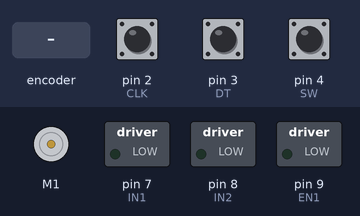
Simulated run of this sketch. Board: Arduino Uno, built with avr-gcc and run on an emulated ATmega328P. On the bench: DC motor (green arrow = forward, orange = backward, longer = faster), switched loads named in the sketch (green lamp = pin HIGH). Inputs (shaded band) come from the test bench; at power-on: pin 2 (CLK) HIGH, pin 3 (DT) HIGH, pin 4 (SW) HIGH. What the sketch prints to the serial monitor is not drawn.

Above: at 0.1 s.
At 2.2 s:
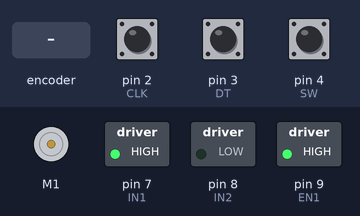
2.3 s: rotary encoder on pin 2 (CLK) / pin 3 (DT) turned 1 step (first pin leading)
4.0 s: rotary encoder on pin 2 (CLK) / pin 3 (DT) turned 3 steps (first pin leading)
6.1 s: rotary encoder on pin 2 (CLK) / pin 3 (DT) turned 1 step (first pin leading)
At 6.8 s:
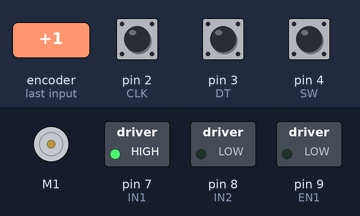
Timing chart, 0 to 9.1 s (numbered marks = the images above; inputs shaded):
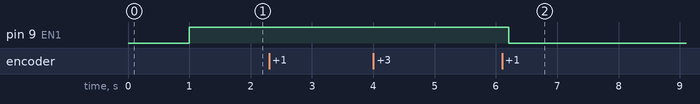

Measured:
- after the input at 2.3 s, every drawn part: stays the same
- after the input at 4.0 s, every drawn part: stays the same
- after the input at 6.1 s, pin 9 (EN1): HIGH → LOW after 0.11 s

The sketch:

Firmware_Stepper.ino
```cpp
// (licence header left out)
#include <Wire.h>
#include <Adafruit_MotorShield.h>
#include <SoftwareSerial.h>
#include "ByteBuf.h"

ByteBuf inPacket;
ByteBuf outPacket;
int recvLen = -1;

SoftwareSerial BTserial(7, 6); // RX | TX

#define TYPE 0x02
#define UID 0x02
#define PROGRAMMING_MODE false
#define NAME "AT+NAMESimly RS-01 0001"
#define PIN "AT+PIN1234"

// Rotary Encoder Inputs
#define CLK 2
#define DT 3
#define SW 4

// Motor outputs
#define IN1 7
#define IN2 8
#define EN1 9

// State assignable by simulation
int desiredCount = 0;

// Rotary encoder status tracker
int counter = 0;
int currentStateCLK;
int lastStateCLK;
String currentDir ="";
unsigned long lastButtonPress = 0;

// Create the motor shield object with the default I2C address
Adafruit_MotorShield AFMS = Adafruit_MotorShield();
Adafruit_DCMotor *myMotorL = AFMS.getMotor(1);

void sendPacket() {
  // Free memory for header + packet
  uint16_t length = outPacket.size();
  uint8_t* data = (uint8_t*) malloc(length + 2);

  // Copy header + packet into new memory
  memcpy(&data[0], &length, 2);
  memcpy(&data[2], outPacket.buffer(), length);

  // Write and flush to ensure packet was sent
  BTserial.write(data, length + 2);
  BTserial.flush();

  // Also write to USB connection for non-BT
  Serial.write(data, length + 2);
  Serial.flush();

  // Reset buffer and free memory
  outPacket.clear();
  free(data);
}

void setup() {
  Serial.begin(9600);
  BTserial.begin(9600);
  delay(1000);

  // Set encoder pins as inputs
  pinMode(CLK, INPUT);
  pinMode(DT, INPUT);
  pinMode(SW, INPUT_PULLUP);
  lastStateCLK = digitalRead(CLK);

  // Set motor pins as outputs
  pinMode(IN1, OUTPUT);
  pinMode(IN2, OUTPUT);
  pinMode(EN1, OUTPUT);

  desiredCount = 5;
  motorRun(true);

  AFMS.begin();  // create with the default frequency 1.6KHz
}

void motorRun(bool right) {
  analogWrite(EN1, 255);  // Max Speed
  digitalWrite(IN1, right ? HIGH : LOW);
  digitalWrite(IN2, right ? LOW : HIGH);
}

void loop() {
  #if PROGRAMMING_MODE
  // Read & Write AT Commands
  if (BTserial.available()) Serial.write(BTserial.read());
  if (Serial.available()) BTserial.write(Serial.read());
#else
  checkPacket();
  handleRotator();
  delay(1);
#endif
}

/*
 * Reads serial, might have to rewrite to have individual decoder state
 */
void checkPacket() {
  if (recvLen == -1) {
    // Check if either Serial interface has a packet available
    if (Serial.available() >= 2) {
      Serial.readBytes(inPacket.buffer(), 2);
    } else if (BTserial.available() >= 2) {
      BTserial.readBytes(inPacket.buffer(), 2);
    } else {
      // Return if no data available
      return;
    }

    // Read the length and clear inpacket
    recvLen = inPacket.readUShort();
    inPacket.clear();
  }

  if (recvLen != -1) {
    // Check if data is available
    if (Serial.available() >= recvLen) {
      Serial.readBytes(inPacket.buffer(), recvLen);
    } else if (BTserial.available() >= recvLen) {
      BTserial.readBytes(inPacket.buffer(), recvLen);
    } else {
      // Return if neither serial ports has (the) packet data
      return;
    }

    // Handle the packet
    inPacket.setWriterIndex(recvLen);
    handlePacket();

    // Clear inPacket/ encoder state
    inPacket.clear();
    recvLen = -1;
  }
}

void handlePacket() {
  desiredCount = inPacket.readInt();
  counter = 0;
  if (desiredCount > 0) {
    myMotorL->setSpeed(255);
    myMotorL->run(RELEASE);
    myMotorL->run(FORWARD);
  } else if (desiredCount < 0) {
    myMotorL->setSpeed(255);
    myMotorL->run(RELEASE);
    myMotorL->run(BACKWARD);
  }
}

void stopMotor() {
  analogWrite(EN1, 0);
  myMotorL->setSpeed(0);
  myMotorL->run(RELEASE);
}

void handleRotator() {
  currentStateCLK = digitalRead(CLK);

  // If state changes, send notification to unreal
  if (currentStateCLK != lastStateCLK  && currentStateCLK == 1){
    outPacket.writeUShort(TYPE);
    outPacket.writeUShort(UID);

    if (digitalRead(DT) != currentStateCLK) {
      // Clockwise
      outPacket.writeInt(1);
      if (desiredCount != 0) {
        counter++;
      }
    } else {
      // Counterclockwise
      outPacket.writeInt(-1);
      if (desiredCount != 0) {
        counter--;
      }
    }
    // Send off update to server
    sendPacket();
  }

  // Check if desired count has been reached
  if ( (desiredCount > 0 && counter >= desiredCount)
  || (desiredCount < 0 && counter <= desiredCount)){
    delay(20); // ensure previous data has been sent
    desiredCount = 0, counter = 0;
    // Send status packet (0 means no dial change)
    outPacket.writeShort(TYPE);
    outPacket.writeShort(UID);
    outPacket.writeInt(0);
    sendPacket();
    stopMotor();
  }

  // Remember last CLK state
  lastStateCLK = currentStateCLK;

  // Read the button state
  int btnState = digitalRead(SW);
  if (btnState == LOW) {
    if (millis() - lastButtonPress > 50) {
      // DoNothing atm
    }
    lastButtonPress = millis();
  }
}
```

ByteBuf.cpp
```cpp
// (licence header left out)
#include "ByteBuf.h"

void ByteBuf::clear() {
  readerIndex = 0;
  writerIndex = 0;
}

uint16_t ByteBuf::size() {
  return writerIndex;
}

uint8_t* ByteBuf::buffer() {
  return &byteBuff[0];
}

void ByteBuf::setWriterIndex(uint16_t index) {
  writerIndex = index;
}

void ByteBuf::setReaderIndex(uint16_t index) {
  readerIndex = index;
}

/*
 * Writer functions
*/
void ByteBuf::write(void* data, uint8_t len) {
    memcpy(&byteBuff[writerIndex], data, len);
    writerIndex += len;
}

void ByteBuf::writeByte(uint8_t data) {
    write(&data, 1);
}

void ByteBuf::writeShort(int16_t data) {
    write(&data, 2);
}

void ByteBuf::writeUShort(uint16_t data) {
    write(&data, 2);
}

void ByteBuf::writeInt(int32_t data) {
    write(&data, 4);
}

void ByteBuf::writeUInt(uint32_t data) {
    write(&data, 4);
}

void ByteBuf::writeLong(int64_t data) {
    write(&data, 8);
}

void ByteBuf::writeULong(uint64_t data) {
    write(&data, 8);
}

/*
 * Reader functions
*/
void ByteBuf::read(void* data, int len) {
    if (readerIndex + len > writerIndex) {
        return;
    }
    memcpy(data, &byteBuff[readerIndex], len);
    readerIndex += len;
}

uint8_t ByteBuf::readByte() {
    uint8_t result;
    read(&result, 1);
    return result;
}

int16_t ByteBuf::readShort() {
    int16_t result;
    read(&result, 2);
    return result;
}

uint16_t ByteBuf::readUShort() {
    uint16_t result;
    read(&result, 2);
    return result;
}

int32_t ByteBuf::readInt() {
    int32_t result;
    read(&result, 4);
    return result;
}

uint32_t ByteBuf::readUInt() {
    uint32_t result;
    read(&result, 4);
    return result;
}

int64_t ByteBuf::readLong() {
    int64_t result;
    read(&result, 8);
    return result;
}

uint64_t ByteBuf::readULong() {
    uint64_t result;
    read(&result, 8);
    return result;
}
```

ByteBuf.h
```cpp
// (licence header left out)
#ifndef Bytebuf_h
#define Bytebuf_h

#include "Arduino.h"

class ByteBuf {
  public:
    void clear();
    uint16_t size();
    uint8_t* buffer();

    // Set indexes
    void setWriterIndex(uint16_t index);
    void setReaderIndex(uint16_t index);

    // Write
    void write(void* data, uint8_t len);
    void writeByte(uint8_t data);
    void writeShort(int16_t data);
    void writeUShort(uint16_t data);
    void writeInt(int32_t data);
    void writeUInt(uint32_t data);
    void writeLong(int64_t data);
    void writeULong(uint64_t data);

    // Read
    void read(void* dest, int len);
    uint8_t readByte();
    int16_t readShort();
    uint16_t readUShort();
    int32_t readInt();
    uint32_t readUInt();
    int64_t readLong();
    uint64_t readULong();
  private:
    uint8_t byteBuff[256];
    uint16_t readerIndex = 0, writerIndex = 0;
    uint16_t recvLength = -1;
};
#endif
```
